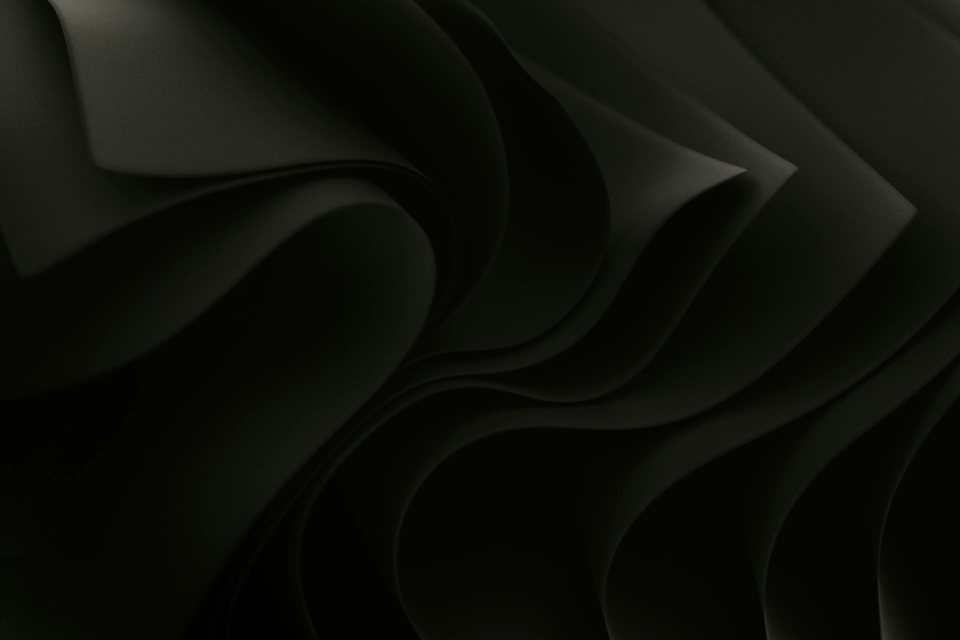
#> input picture .config/quickshell/Assets/Images/default-wallpaper.webp, 3840 x 2560 px (shown at 1/4 size)
$ python least_busy_region.py ../../Assets/Images/default-wallpaper.webp
#> lines starting #> are read from the running program, lines starting #| are printed output that depends on the picture
#!/usr/bin/env python3
"""Find the quietest region of a wallpaper for the desktop widgets"""

from __future__ import annotations

import argparse
import json
from pathlib import Path
import sys

from materialyoucolor.quantize import QuantizeCelebi
import numpy as np
from PIL import Image


# Match how the compositor presents the wallpaper, so regions map onto screen coordinates
def fit_to_screen(image: Image.Image, screen: tuple[int, int], mode: str) -> Image.Image:
    width, height = image.size
    scale_width, scale_height = screen[0] / width, screen[1] / height
    scale = max(scale_width, scale_height) if mode == "fill" else min(scale_width, scale_height)
    scaled = image.resize((max(1, round(width * scale)), max(1, round(height * scale))), Image.Resampling.LANCZOS)
    left = max(0, (scaled.width - screen[0]) // 2)
    top = max(0, (scaled.height - screen[1]) // 2)
    return scaled.crop((left, top, min(scaled.width, left + screen[0]), min(scaled.height, top + screen[1])))


# Summed-area tables give every window's mean and variance in two array operations
def window_variance(luma: np.ndarray, region: tuple[int, int]) -> np.ndarray:
    region_width, region_height = region
    values = luma.astype(np.float64)
    integral = np.pad(values.cumsum(0).cumsum(1), ((1, 0), (1, 0)))
    integral_squared = np.pad((values ** 2).cumsum(0).cumsum(1), ((1, 0), (1, 0)))

    def windows(table: np.ndarray) -> np.ndarray:
        return (table[region_height:, region_width:] - table[:-region_height, region_width:]
                - table[region_height:, :-region_width] + table[:-region_height, :-region_width])

    area = region_width * region_height
    mean = windows(integral) / area
    return windows(integral_squared) / area - mean ** 2


def quietest_corner(variance: np.ndarray, padding: int) -> tuple[int, int, float]:
    inset = variance[padding:variance.shape[0] - padding, padding:variance.shape[1] - padding]
    offset = padding
    if inset.size == 0:
        inset, offset = variance, 0
    flat = int(np.argmin(inset))
    y, x = divmod(flat, inset.shape[1])
    return x + offset, y + offset, float(inset[y, x])


def dominant_color(image: Image.Image, box: tuple[int, int, int, int]) -> str:
    region = np.asarray(image.crop(box).convert("RGB")).reshape(-1, 3)
    if region.size == 0:
        return "#000000"
    lit = region[np.any(region > 10, axis=1)]
    pixels = lit if lit.shape[0] else region
    counts = QuantizeCelebi([tuple(int(channel) for channel in pixel) for pixel in pixels], 16)
    argb = max(counts.items(), key=lambda entry: entry[1])[0]
    return "#{:06x}".format(argb & 0xFFFFFF)


def parse_args() -> argparse.Namespace:
    parser = argparse.ArgumentParser(description=__doc__)
    parser.add_argument("image", type=Path)
    parser.add_argument("--width", type=int, default=300)
    parser.add_argument("--height", type=int, default=200)
    parser.add_argument("--screen-width", type=int, default=1920)
    parser.add_argument("--screen-height", type=int, default=1080)
    parser.add_argument("--screen-mode", choices=("fill", "fit"), default="fill")
    parser.add_argument("--padding", type=int, default=50)
    return parser.parse_args()


def main() -> int:
    args = parse_args()
    try:
        source = Image.open(args.image)
#> source is the input picture: PIL image 3840x2560 RGB; mean R, G, B 14.1, 15.5, 9.3
    except (OSError, ValueError) as error:
        print(f"least_busy_region.py: could not read {args.image}: {error}", file=sys.stderr)
        return 1
    fitted = fit_to_screen(source, (args.screen_width, args.screen_height), args.screen_mode)
    region = (min(args.width, fitted.width), min(args.height, fitted.height))
#> region = (300, 200)
    variance = window_variance(np.asarray(fitted.convert("L")), region)
#> in window_variance, `values = luma.astype(np.float64)`:
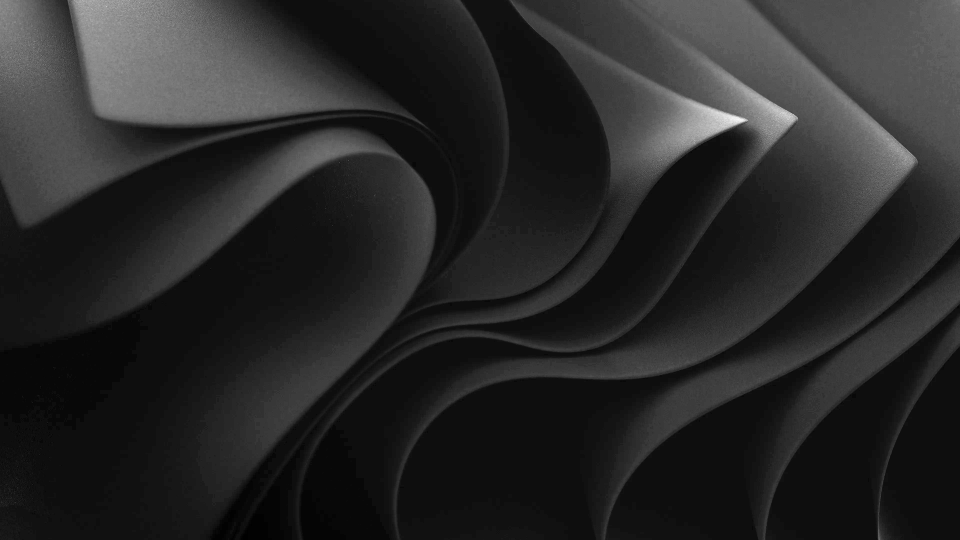
#> values: shape (1080, 1920) float64 (shown at 1/2 size); min 0, max 88, mean 14.1; drawn with min black and max white
#> in window_variance, `integral = np.pad(values.cumsum(0).cumsum(1), ((1, 0), (1, 0)))`:
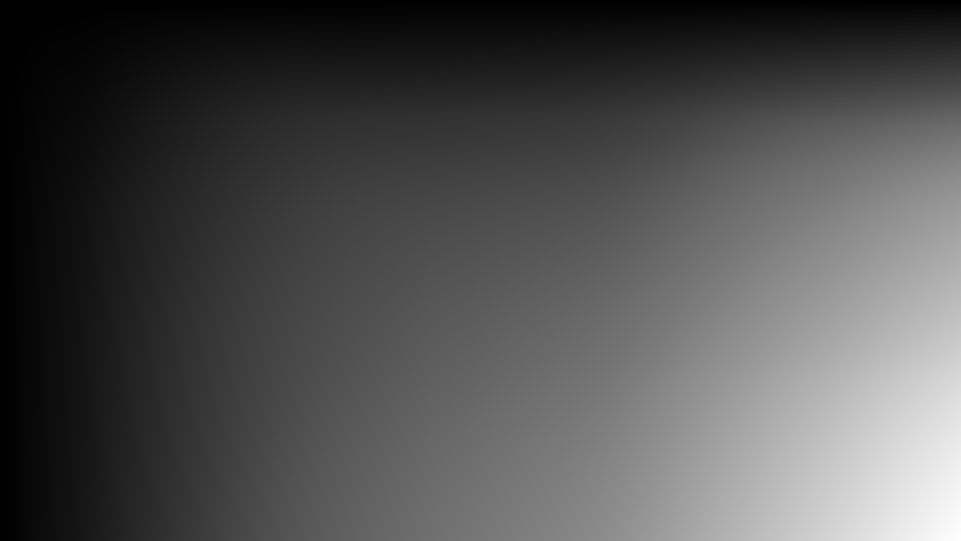
#> integral: shape (1081, 1921) float64 (shown at 1/2 size); min 0, max 29146297, mean 9117944.8; drawn with min black and max white
#> in window_variance, `integral_squared = np.pad((values ** 2).cumsum(0).cumsum(1), ((1, 0), ..`:
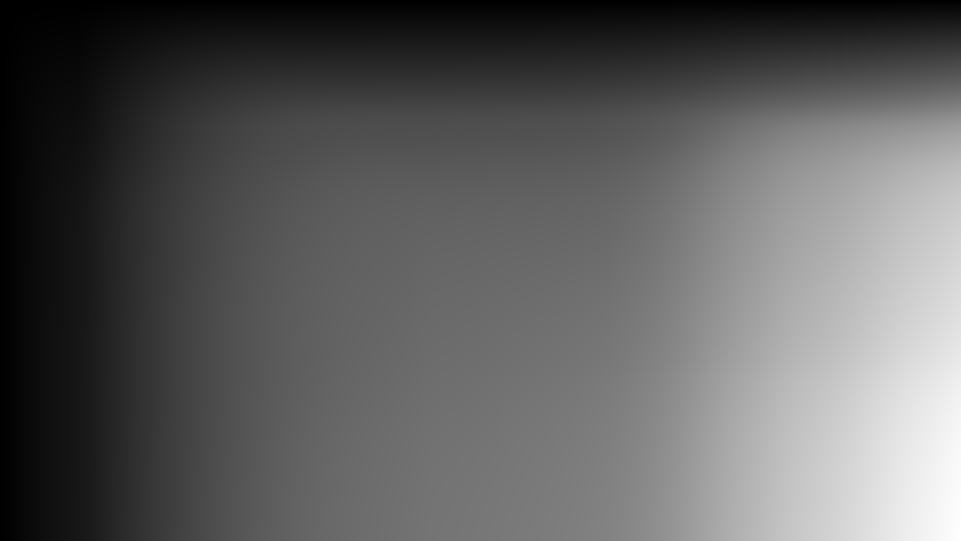
#> integral_squared: shape (1081, 1921) float64 (shown at 1/2 size); min 0, max 680242417, mean 253303268.9; drawn with min black and max white
#> in windows, `return (table[region_height:, region_width:] - table[:-region_height, ..`:
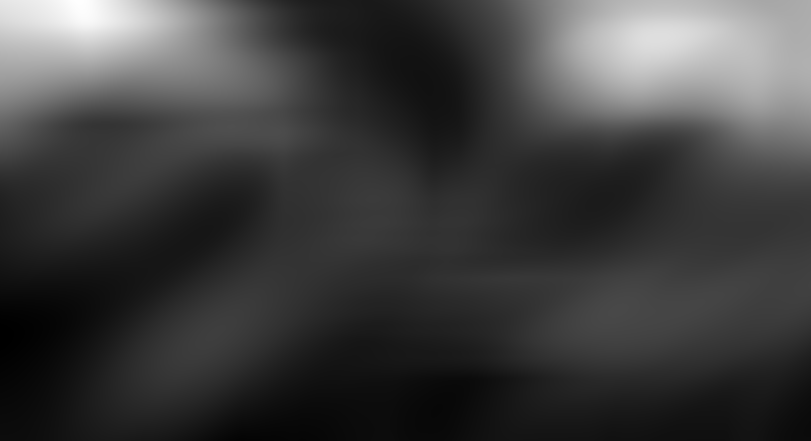
#> returned value: shape (881, 1621) float64 (shown at 1/2 size); min 232796, max 2553083, mean 807560; drawn with min black and max white
#> in windows (call 2), `return (table[region_height:, region_width:] - table[:-region_height, ..`:
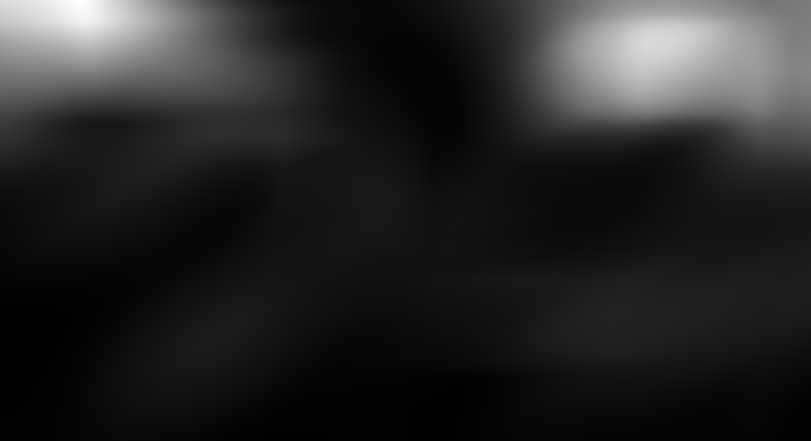
#> returned value: shape (881, 1621) float64 (shown at 1/2 size); min 978766, max 111389934, mean 17750102.1; drawn with min black and max white
#> in window_variance, `return windows(integral_squared) / area - mean ** 2`:
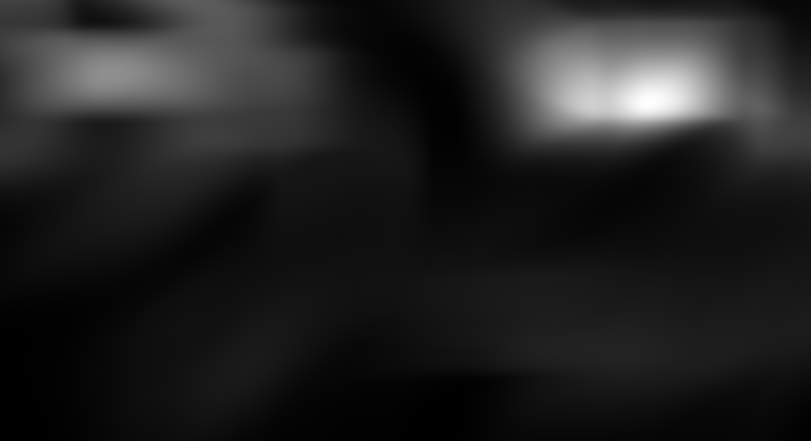
#> returned value: shape (881, 1621) float64 (shown at 1/2 size); min 0.0809, max 401.2, mean 53.9; drawn with min black and max white
    x, y, quietest = quietest_corner(variance, max(0, args.padding))
#> in quietest_corner, `inset = variance[padding:variance.shape[0] - padding, padding:variance..`:
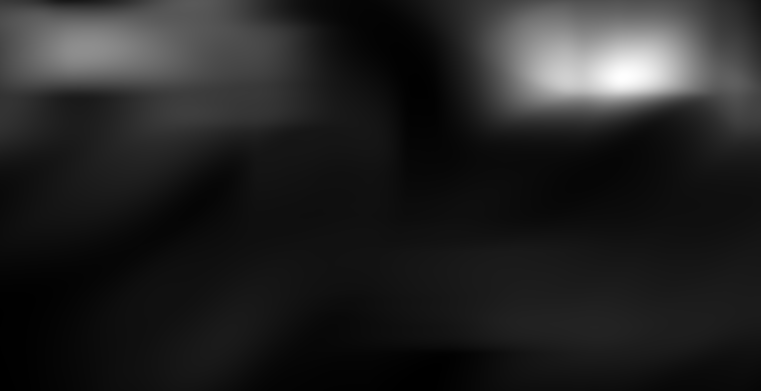
#> inset: shape (781, 1521) float64 (shown at 1/2 size); min 0.0809, max 401.2, mean 56.9; drawn with min black and max white
#> in quietest_corner, `flat = int(np.argmin(inset))`: flat = 1185685
#> in quietest_corner, `y, x = divmod(flat, inset.shape[1])`: y = 779; x = 826
#> x = 876; y = 829; quietest = 0.0809
    print(json.dumps({
        "center_x": x + region[0] // 2,
        "center_y": y + region[1] // 2,
        "width": region[0],
        "height": region[1],
        "variance": quietest,
        "dominant_color": dominant_color(fitted, (x, y, x + region[0], y + region[1])),
    }))
#> in dominant_color, `lit = region[np.any(region > 10, axis=1)]`: lit = [[12, 13, 6], [8, 12, 4]]
#> (the call stopped at in dominant_color, `counts = QuantizeCelebi([tuple(int(channel) for channel in pixel) for ..`: materialyoucolor is not available in this run)
    return 0


if __name__ == "__main__":
    raise SystemExit(main())
#> (the program exits here)
